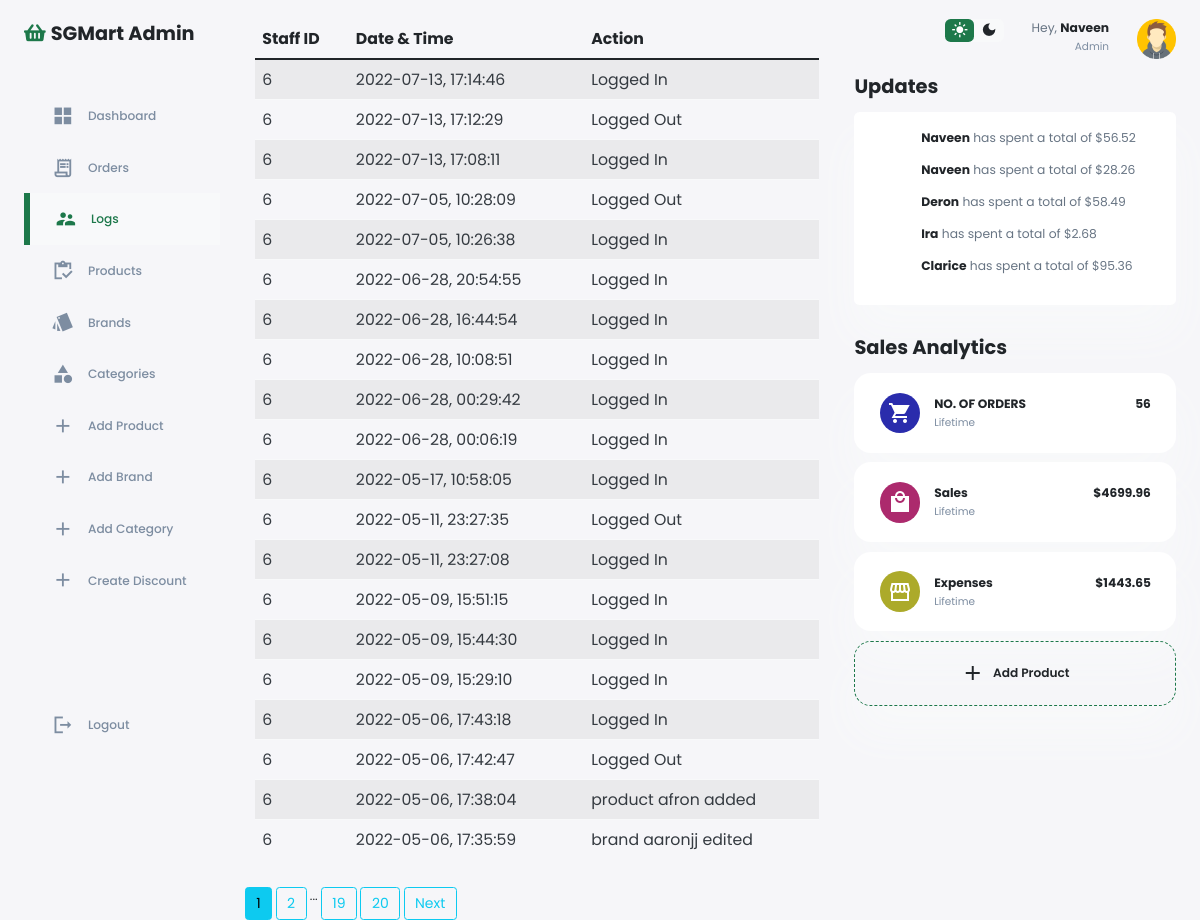
The page /staffLogs (signed in) on the database its author committed.
### shop/admin/models.py (models this page shows)
class Logs(db.Model):
    log_id = db.Column(db.Integer, primary_key=True)
    admin_id = db.Column(db.Integer, unique=False, nullable=False)
    action = db.Column(db.String(200),unique=False, nullable=False)
    time = db.Column(db.DateTime, unique=False, nullable=False, default=datetime.now)

### shop/customers/models.py (models this page shows, shortened)
class Register(db.Model, UserMixin):
    id = db.Column(db.Integer, primary_key= True)
    name = db.Column(db.String(50), unique= False)
    username = db.Column(db.String(50), unique= True)
    email = db.Column(db.String(50), unique= True)
    password = db.Column(db.String(200), unique= False)
    profile = db.Column(db.String(200), unique= False , default='profile.jpg')
    date_created = db.Column(db.DateTime, nullable=False, default=datetime.utcnow)

### shop/admin/routes.py (the view)
@app.route('/staffLogs')
def staff_logs(page=1):
    name = session['name']
    page = request.args.get('page', 1, type=int)
    logs = Logs.query.order_by(Logs.time.desc()).paginate(page=page, per_page=20)
    total_sales,total_expenses,count = sales_analytics()
    return render_template('admin/staffLogs.html', title='Staff Logs',logs = logs, name=name, updates=updates(),total_sales=total_sales, total_expenses=total_expenses,count=count)

### shop/admin/Updates.py (called while the page is built)
    def get_name(self):
        return self.__name

    def get_spend(self):
        return self.__spend

### shop/admin/routes.py (called while the page is built)
def updates():
    updates = []
    orders = CustomerTable.query.order_by(CustomerTable.date_created.desc())
    for order in orders:
        if len(updates) >= 5:
            break
        elif order.status == 'Paid':
            total_sale = 0
            user = Register.query.filter_by(id=order.customer_id).first()
            for x in order.orders:
                sale = float(order.orders[x]['price'] * (100-order.orders[x]['discount'])/100)
                quantity = int(order.orders[x]['quantity'])
                total_sale += sale * quantity * 1.07
            ud = Updates(user.name,total_sale)
            updates.append(ud)
    return updates

def sales_analytics():
    orders = CustomerTable.query.all()
    total_sales,total_expenses,count = 0,0,0
    for order in orders:
        total_sales += 10 #delivery fee
        total_expenses += 2.5 #delivery expense
        count +=1
        for x in order.orders:
            sale = float(order.orders[x]['price'] * (100-order.orders[x]['discount'])/100) * 1.07
            expenses = float(order.orders[x]['expenses'])
            quantity = int(order.orders[x]['quantity'])
            if order.status == 'Paid':
                total_sales += sale * quantity
                total_expenses += expenses * quantity
    return total_sales,total_expenses,count

### shop/customers/models.py (called while the page is built)
    def process_result_value(self, value, dialect):
        if value is None:
            return {}
        else:
            return json.loads(value)

### shop/templates/admin/staffLogs.html (shortened to what this page needs)
{% extends 'layout2.html' %}
{% block content %}
{% if session['id'] == None %}
<body onload="autoclick()">
<a type="button" id="url" class="btn btn-success" href="{{url_for('Forbidden')}}"></a>
<script>
  function autoclick(){
    document.getElementById("url").click();
  }
</script>
</body>
{% else %}
<body>
<div class="box">
  <aside>
    <div class="above">
      <a class="logo" href="{{url_for('admin')}} "><i class="fas fa-shopping-basket"></i>SGMart Admin</a>
    </div>
    <div class="sidenav">
      <a href="{{url_for('admin')}} ">
        <span class="material-icons-sharp">grid_view</span>
        <h3>Dashboard</h3>
      </a>
      <a href="{{url_for('all_orders')}}">
        <span class="material-icons-sharp">receipt_long</span>
        <h3>Orders</h3>
      </a>
      <a href="{{url_for('staff_logs')}}" class="active">
        <span class="material-icons-sharp">supervisor_account</span>
        <h3>Logs</h3>
      </a>
      <a href="{{url_for('main2')}}">
        <span class="material-icons-sharp">inventory</span>
        <h3>Products</h3>
      </a>
      <a href="{{url_for('brands')}}">
        <span class="material-icons-sharp">style</span>
        <h3>Brands</h3>
      </a>
      <a href="{{url_for('categories')}}">
        <span class="material-icons-sharp">category</span>
        <h3>Categories</h3>
      </a>
      <a href="{{url_for('addproduct')}}">
        <span class="material-icons-sharp">add</span>
        <h3>Add Product</h3>
      </a>
      <a href="{{url_for('addbrand')}}">
        <span class="material-icons-sharp">add</span>
        <h3>Add Brand</h3>
      </a>
      <a href="{{url_for('addcat')}}">
        <span class="material-icons-sharp">add</span>
        <h3>Add Category</h3>
      </a>
      <a href="{{url_for('discount')}}" style="text-decoration: none;">
        <span class="material-icons-sharp">add</span>
        <h3>Create Discount</h3>
      </a>
      <a href="{{url_for('logout')}}">
        <span class="material-icons-sharp">logout</span>
        <h3>Logout</h3>
      </a>
    </div>
  </aside>
  <main>
    <div class="container">
      <table class="table table-striped" style="font-size: 1.125rem!important;" id="stafftable">
        <thead style="text-align: left!important;">
            <tr>
              <th class="col-2">Staff ID</th>
              <th class="col-4">Date & Time</th>
              <th class="col-6">Action</th>
            </tr>
          </thead>
          <tbody>
            {% for log in logs.items %}
            <tr>
              <td class="col-2">{{ log.admin_id }}</td>
              <td class="col-4">{{ log.time.strftime('%Y-%m-%d, %H:%M:%S')}}</td>
              <td class="col-6">{{ log.action }}</td>
            </tr>
            {% endfor %}
          </tbody>
        </table>
      </div>
      <div>
        {% if logs.total > 20 %}
          {% for page_num in logs.iter_pages(left_edge=1, right_edge=2, left_current=1, right_current=2) %}
            {% if page_num %}
              {% if logs.page == page_num %}
                <a href="{{url_for('staff_logs', page=page_num)}}" class="btn  mt-3 btn-info">{{page_num}}</a>
              {% else %}
                <a href="{{url_for('staff_logs', page=page_num)}}" class="btn  mt-3 btn-outline-info">{{page_num}}</a>
              {% endif %}
            {% else %}
              ...
            {% endif %}
          {% endfor %}
        {% endif %}
        {% if logs.has_next %}
              <a href="{{url_for('staff_logs', page=logs.next_num)}}"class="btn  mt-3 btn-outline-info">Next</a>
        {% endif %}
      </div>
  </main>
  <div class="rside">
    <div class="up">
      <div class="dark">
        <span class="material-icons-sharp active">light_mode</span>
        <span class="material-icons-sharp">dark_mode</span>
      </div>
      <div class="acc">
        <div class="details">
          <p>Hey, <b>{{name}}</b></p>
          <small class="gray">Admin</small>
        </div>
        <div class="pfp">
          <img src="{{ url_for('static', filename='images/avatar.png')}}" style="width: 2.799rem; height: 2.799rem; overflow: hidden;">
        </div>
      </div>
    </div>
    <div class="latest2">
      <h2>Updates</h2>
      <div class="dts">
        {% for update in updates %}
          <div class="dt">
            <div class="pfp">
            </div>
            <div class="msg">
              <p><b>{{ update.get_name()}}</b> has spent a total of {{"$%.2f"|format(update.get_spend())}}</p>
            </div>
          </div>
        {% endfor%}
      </div>
    </div>
    <div class="insgt">
      <h2>Sales Analytics</h2>
      <div class="item pdt">
        <div class="sbl">
          <span class="material-icons-sharp">shopping_cart</span>
        </div>
        <div class="rside">
          <div class="word">
            <h3>NO. OF ORDERS</h3>
            <small class="gray">Lifetime</small>
          </div>
          <h3>{{count}}</h3>
        </div>
      </div>
      <div class="item pdt2">
        <div class="sbl">
          <span class="material-icons-sharp">local_mall</span>
        </div>
        <div class="rside">
          <div class="word">
            <h3>Sales</h3>
            <small class="gray">Lifetime</small>
          </div>
          <h3>{{"$%.2f"|format(total_sales)}}</h3>
        </div>
      </div>
      <div class="item pdt3">
        <div class="sbl">
          <span class="material-icons-sharp">storefront</span>
        </div>
        <div class="rside">
          <div class="word">
            <h3>Expenses</h3>
            <small class="gray">Lifetime</small>
          </div>
          <h3>{{"$%.2f"|format(total_expenses)}}</h3>
        </div>
      </div>
      <div class="item apdt">
          <a href="{{url_for('addproduct')}}">
            <div>
                <span class="material-icons-sharp">add</span>
                <h3>Add Product</h3>
            </div>
            </a>
      </div>
    </div>
  </div>
</div>
{% endif %}
{% endblock content %}

### rows shown on the page
Logs: admin_id "6", time "2022-07-13, 17:14:46", action "Logged In"
Logs: admin_id "6", time "2022-07-13, 17:12:29", action "Logged Out"
Logs: admin_id "6", time "2022-07-13, 17:08:11", action "Logged In"
Logs: admin_id "6", time "2022-07-05, 10:28:09", action "Logged Out"
Logs: admin_id "6", time "2022-07-05, 10:26:38", action "Logged In"
Logs: admin_id "6", time "2022-06-28, 20:54:55", action "Logged In"
Logs: admin_id "6", time "2022-06-28, 16:44:54", action "Logged In"
Logs: admin_id "6", time "2022-06-28, 10:08:51", action "Logged In"
Logs: admin_id "6", time "2022-06-28, 00:29:42", action "Logged In"
Logs: admin_id "6", time "2022-06-28, 00:06:19", action "Logged In"
Logs: admin_id "6", time "2022-05-17, 10:58:05", action "Logged In"
Logs: admin_id "6", time "2022-05-11, 23:27:35", action "Logged Out"
Logs: admin_id "6", time "2022-05-11, 23:27:08", action "Logged In"
Logs: admin_id "6", time "2022-05-09, 15:51:15", action "Logged In"
Logs: admin_id "6", time "2022-05-09, 15:44:30", action "Logged In"
Logs: admin_id "6", time "2022-05-09, 15:29:10", action "Logged In"
Logs: admin_id "6", time "2022-05-06, 17:43:18", action "Logged In"
Logs: admin_id "6", time "2022-05-06, 17:42:47", action "Logged Out"
Logs: admin_id "6", time "2022-05-06, 17:38:04", action "product afron added"
Logs: admin_id "6", time "2022-05-06, 17:35:59", action "brand aaronjj edited"
Register: get_name "Naveen", get_spend "$56.52"
Register: get_name "Naveen", get_spend "$28.26"
Register: get_name "Deron", get_spend "$58.49"
Register: get_name "Ira", get_spend "$2.68"
Register: get_name "Clarice", get_spend "$95.36"

### other values the page prints
{{ page_num }} "1"
{{ page_num }} "2" "19" "20"
{{ name }} "Naveen"
{{ count }} "56"
{{ "$%.2f"|format(total_sales) }} "$4699.96"
{{ "$%.2f"|format(total_expenses) }} "$1443.65"
